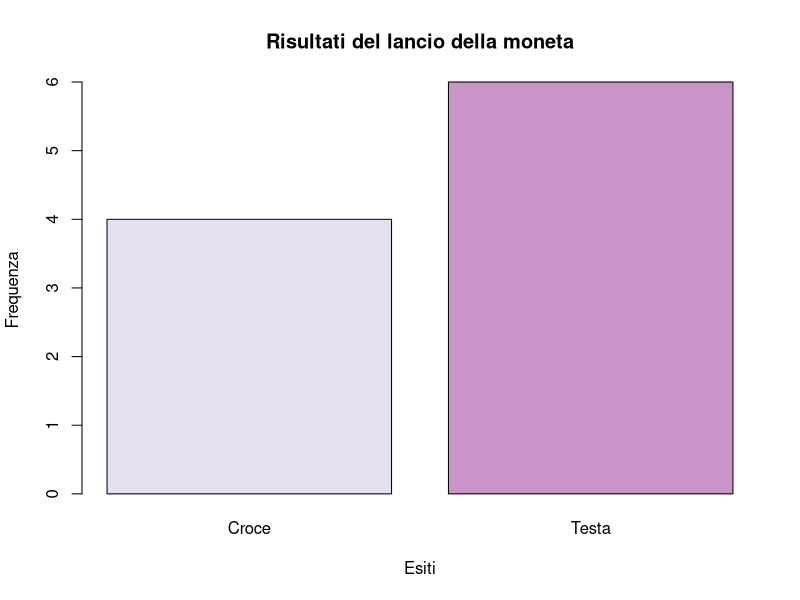

The R source for this figure:
# Numero di lanci
num_lanci <- 10

# Vettore per salvare i risultati
ris <- character(num_lanci)

# Simulazione lancio moneta
for (i in 1:num_lanci)
{
  # Genera un numero casuale tra 0 e 1
  num_random <- runif(1)
  
  # Assegna 'Testa' o 'Coda in base al numero generato
  if (num_random < 0.5)
    ris[i] <- 'Testa'
  else
    ris[i] <- 'Croce'
}

# Conta le occorrenze di 'Testa' e 'Coda'
count <- table(ris)

# Plot dei risultati
library(RColorBrewer)
pal <- brewer.pal(3, "PuRd") 
barplot(count, main = "Risultati del lancio della moneta", xlab = "Esiti", ylab = "Frequenza", col = pal)
